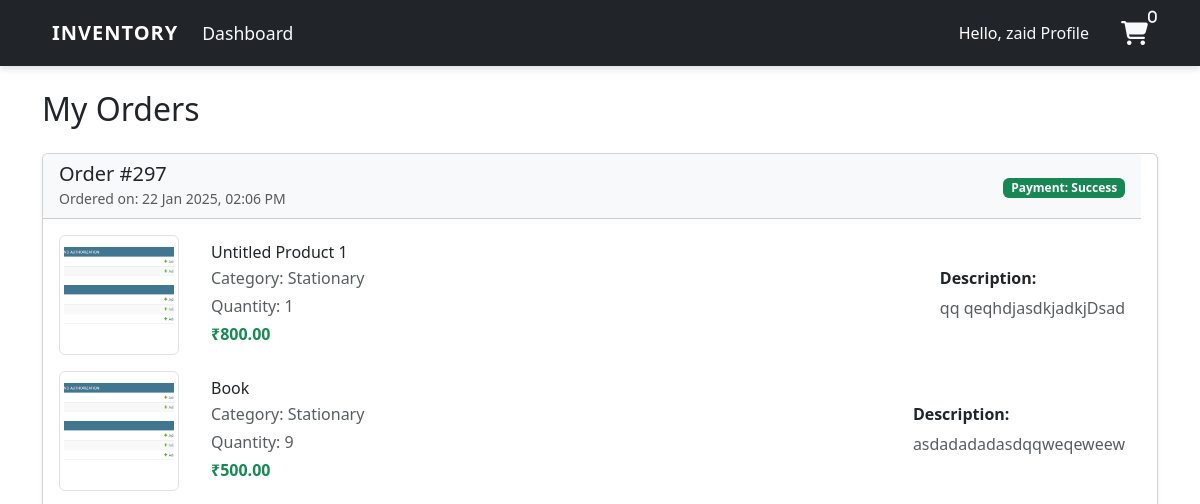
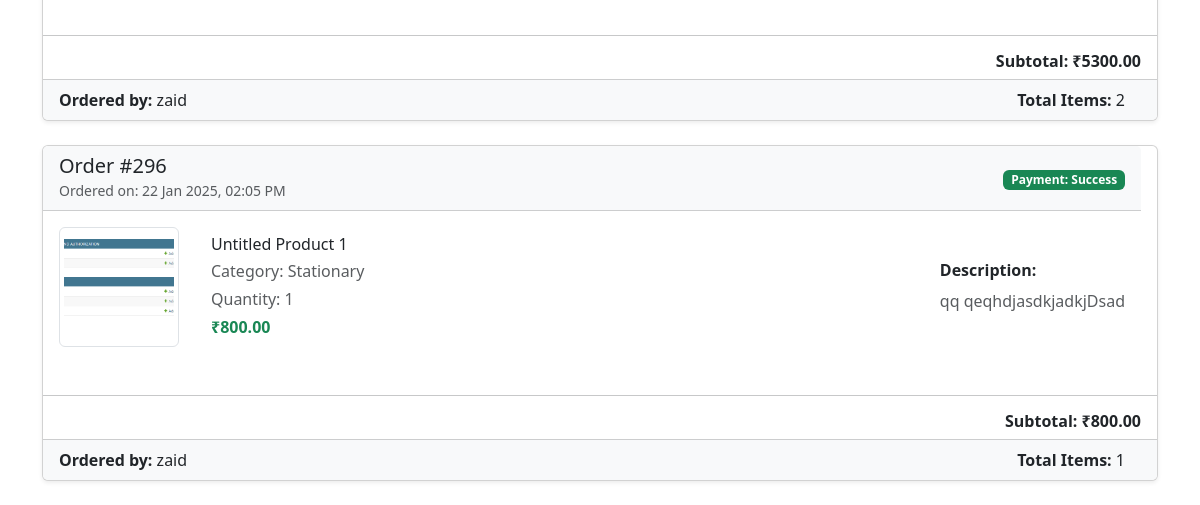
The app's page /myorder/ (signed in), older data (2 pictures, top to bottom).
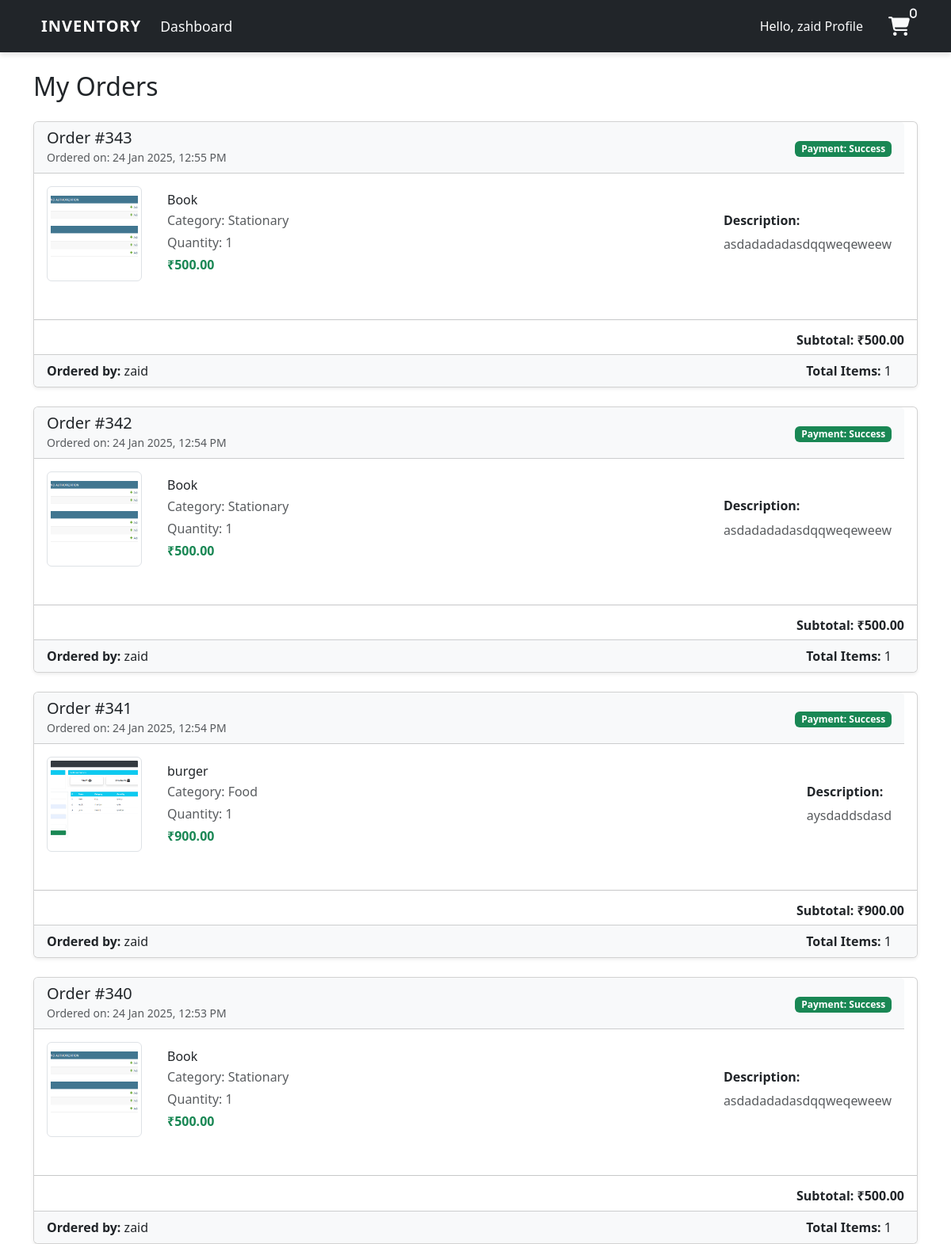
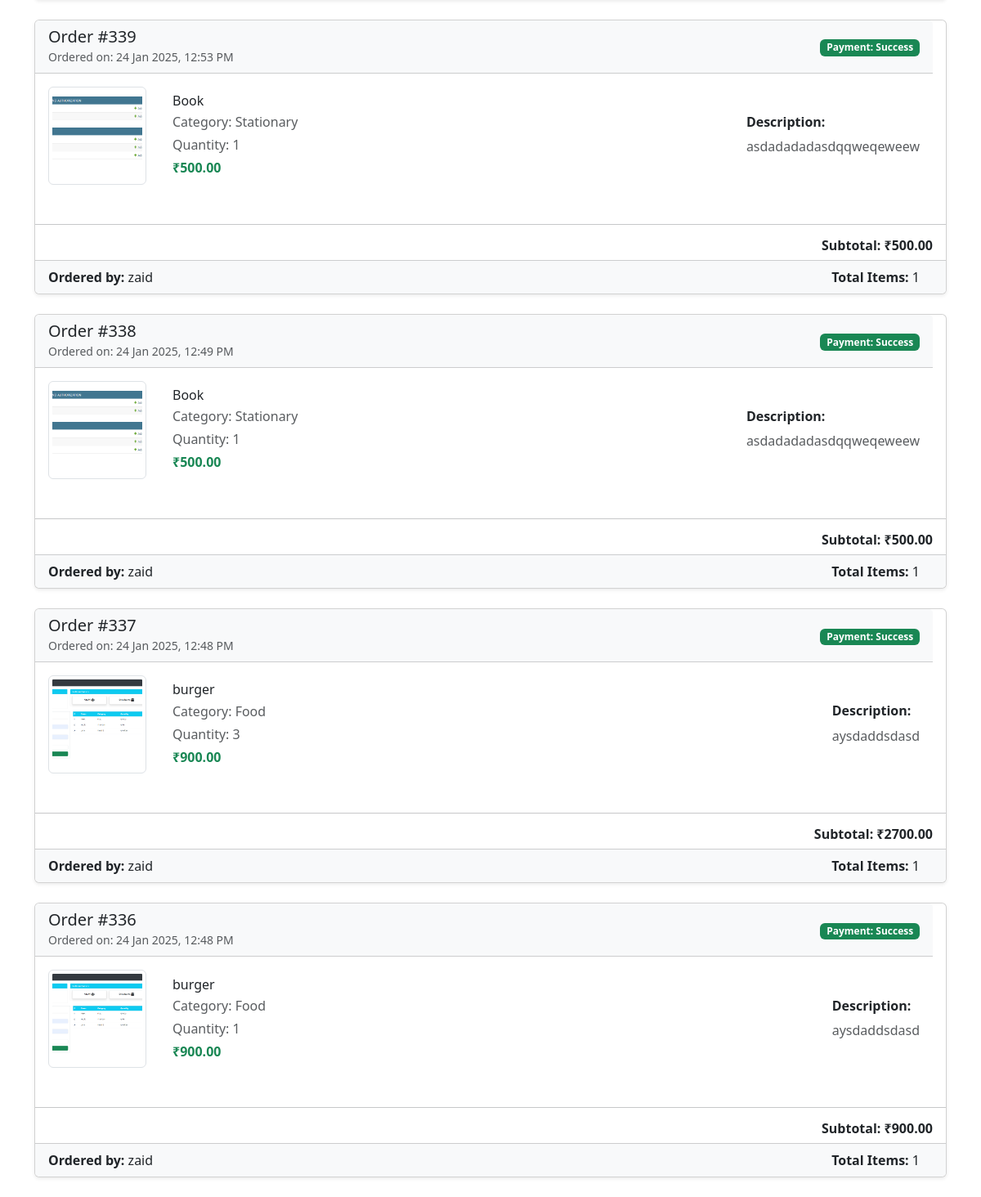
The same page, newer data (2 pictures, top to bottom).
### user/models.py (models this page shows, shortened)
class Order(models.Model):
    product = models.ForeignKey(Product, on_delete=models.CASCADE , null=True )
    shipping_address = models.ForeignKey('ShippingAddress', on_delete=models.SET_NULL, null=True, blank=True , related_name='shipping_addresses')
    staff = models.ForeignKey(User, on_delete=models.CASCADE, null=True)
    order_quantity = models.PositiveIntegerField(null=True)
    date = models.DateTimeField(auto_now_add=True)
    created_at = models.DateTimeField(default=timezone.now)
    payment_status = models.CharField(
        max_length=20, choices=[('success', 'Success'), ('failed', 'Failed')],
        default='failed'
    )

class OrderItem(models.Model):
    product = models.ForeignKey(Product, on_delete=models.CASCADE)
    date = models.DateTimeField(auto_now_add=True)
    quantity = models.PositiveIntegerField(default=1)
    order = models.ForeignKey(Order, on_delete=models.CASCADE)

class Product(models.Model):
    name = models.CharField(max_length=100, blank=True , default='Untitled Product')
    category = models.CharField(max_length=20, choices=CATEGORY, blank=True ,default='Stationary')
    quantity = models.PositiveIntegerField()
    price = models.DecimalField(max_digits=10, decimal_places=2, default=0.00)
    description = models.TextField(blank=True, null=True)
    image = models.ImageField(upload_to='product_images/', blank=True, null=True)

### user/views.py (the view)
# urls.py: path('myorder/', views.myorder, name='myorder'),
@login_required(login_url='login')
def myorder(request):
    orders = Order.objects.filter(staff=request.user).prefetch_related('orderitem_set').order_by('-date')  # Adjust relationship name if different
    cart = request.session.get('cart', {})
    orders_with_subtotals = []
    for order in orders:
        subtotal = sum(
            item.product.price * item.quantity for item in order.orderitem_set.all()
        )
        orders_with_subtotals.append({
            'order': order,
            'subtotal': subtotal,
        })
    context = {
        'cart_items':cart,
        'orders': orders,
        'orders_with_subtotals': orders_with_subtotals,
    }
    return render(request, 'dashboard/my_order.html', context)

### templates/dashboard/my_order.html (shortened to what this page needs)
{% extends 'partials/base.html' %}
{% block content %}
<div class="container my-4">
  <h2 class="mb-4">My Orders</h2>
  {% if orders_with_subtotals %}
    {% for order_data in orders_with_subtotals %}
    <div class="card mb-4 shadow-sm">
      <div class="card-header bg-light d-flex justify-content-between align-items-center">
        <div>
          <h5 class="mb-0">Order #{{ order_data.order.id }}</h5>
          <small class="text-muted">Ordered on: {{ order_data.order.date|date:"d M Y, h:i A" }}</small>
        </div>
        <div>
          <span class="badge bg-success text-white">Payment: {{ order_data.order.payment_status|capfirst }}</span>
        </div>
      </div>
      <div class="card-body">
        {% for item in order_data.order.orderitem_set.all %}
        <div class="d-flex mb-3">
          <div class="me-3">
            <img src="{{ item.product.image.url }}" alt="{{ item.product.name }}" class="img-thumbnail" style="width: 120px; height: 120px; object-fit: cover;">
          </div>
          <div class="flex-grow-1">
            <h6 class="mb-1">{{ item.product.name }}</h6>
            <p class="mb-1 text-muted">Category: {{ item.product.category }}</p>
            <p class="mb-1 text-muted">Quantity: {{ item.quantity }}</p>
            <p class="mb-0 fw-bold text-success">₹{{ item.product.price }}</p>
          </div>
          <div class="ms-3 align-self-center">
            <h6 class="fw-bold">Description:</h6>
            <p class="text-muted mb-0">{{ item.product.description }}</p>
          </div>
        </div>
        {% endfor %}
      </div>
      <hr>
      <div class="d-flex justify-content-end">
        <h6 class="fw-bold">Subtotal: ₹{{ order_data.subtotal }}</h6>
      </div>
      <div class="card-footer bg-light">
        <div class="d-flex justify-content-between align-items-center">
          <div>
            <p class="mb-0"><strong>Ordered by:</strong> {{ order_data.order.staff.username }}</p>
          </div>
          <div>
            <strong>Total Items:</strong> {{ order_data.order.orderitem_set.count }}
          </div>
        </div>
      </div>
    </div>
    {% endfor %}
  {% else %}
    <p class="text-center">You have no orders yet.</p>
  {% endif %}
</div>
{% endblock %}

### templates/partials/base.html (shortened to what this page needs)
<!DOCTYPE html>
<html lang="en">
  <head>
    <link rel="stylesheet" href="https://cdn.jsdelivr.net/npm/bootstrap@4.6.0/dist/css/bootstrap.min.css" />
    <link rel="stylesheet" href="https://use.fontawesome.com/releases/v5.15.2/css/all.css" />
    <head>
  </head>
  <body>
    {% include 'partials/nav.html' %}
    {% block content %}
    {% endblock %}
  </body>
</html>

### templates/partials/nav.html (shortened to what this page needs)
<head>
  <link
    rel="stylesheet"
    href="https://cdnjs.cloudflare.com/ajax/libs/font-awesome/6.7.2/css/all.min.css"
  />
  <link
    href="https://cdn.jsdelivr.net/npm/bootstrap@5.3.0-alpha1/dist/css/bootstrap.min.css"
    rel="stylesheet"
  />
</head>
<body>
  <nav class="navbar navbar-expand-lg">
    <div class="container-fluid">
      <a class="navbar-brand" href="#">Inventory</a>
      <div class="collapse navbar-collapse" id="navbarSupportedContent">
        <ul class="navbar-nav me-auto mb-2 mb-lg-0">
          <li class="nav-item">
            <a class="nav-link active" aria-current="page" href="{% url 'test' %}">Dashboard</a>
          </li>
        </ul>
        <form class="d-flex" role="search">
          <div class="profile-dropdown">
            <span class="text-white">Hello,</span>
            <a href="{% url 'profile' %}" class="profile">{{ request.user }} Profile</a>
          </div>
        </form>
        {% if not request.user.is_staff %}
        <div class="cart">
          <a href="{% url 'cart' %}" class="cart-icon"><i class="fa-solid fa-cart-shopping">
            <span class="cart-count">{{cart_items|length }}</span></i></a>
        </div>
        {% endif %}
      </div>
    </div>
  </nav>
</body>

### templates/partials/base.html (style rules this page uses)
body { background-color: hsl(0, 0%, 98%); }
h1,h2,h3,h4,h5,h6 { color:hsl(0, 0%, 30%); }
.card { display: flex; flex-direction: column; height: 100%; }
.card-body { flex-grow: 1; display: flex; flex-direction: column; }
.navbar { background-color: #212529 !important; padding: 1rem 2rem; box-shadow: 0 4px 6px rgba(0, 0, 0, 0.1); }
.navbar-brand { color: #ffffff !important; }
.navbar-nav .nav-link { color: #f8f9fa !important; }
.navbar { background-color: #212529; padding: 1rem 2rem; box-shadow: 0 4px 6px rgba(0, 0, 0, 0.1); }
.profile-dropdown { position: relative; }
.navbar-brand { color: #ffffff; font-size: 1.75rem; font-weight: bold; text-transform: uppercase; letter-spacing: 1px; transition: color 0.3s ease; }
.navbar-brand { color: #ffffff; font-size: 1.75rem; font-weight: bold; text-transform: uppercase; letter-spacing: 1px; transition: color 0.3s ease; padding-left: 40px; }
.navbar-nav .nav-link { color: #f8f9fa; font-size: 1.1rem; padding: 0.75rem 1rem; transition: color 0.3s ease; }
.navbar-nav .nav-link.active { color: #ffffff; }
.d-flex { align-items: center; gap: 1rem; margin-right: 1rem; }
.profile, .logout { color: #f8f9fa; text-decoration: none; font-size: 1rem; font-weight: 500; }
.cart-icon { color: #f8f9fa; font-size: 1.5rem; margin-left: 1rem; transition: color 0.3s ease; }

### templates/partials/nav.html (style rules this page uses)
.cart-count { position: absolute; top: 10px; font-size: 14px; }
.cart { padding-right: 40px; }

Row changes from the older to the newer data that the page shows:
removed Order: order.id "297", order "22 Jan 2025, 02:06 PM", order.payment_status "Success", subtotal "5300.00", order.staff.username "zaid", order.orderitem_set.count "2"
removed OrderItem: product.image (picture), product.name "Untitled Product 1", product.category "Stationary", quantity "1", product.price "800.00", product.description "qq qeqhdjasdkjadkjDsad", shown under "297"
removed OrderItem: product.image (picture), product.name "Book", product.category "Stationary", quantity "9", product.price "500.00", product.description "asdadadadasdqqweqeweew", shown under "297"
removed Order: order.id "296", order "22 Jan 2025, 02:05 PM", order.payment_status "Success", subtotal "800.00", order.staff.username "zaid", order.orderitem_set.count "1"
removed OrderItem: product.image (picture), product.name "Untitled Product 1", product.category "Stationary", quantity "1", product.price "800.00", product.description "qq qeqhdjasdkjadkjDsad", shown under "296"
added Order: order.id "343", order "24 Jan 2025, 12:55 PM", order.payment_status "Success", subtotal "500.00", order.staff.username "zaid", order.orderitem_set.count "1"
added OrderItem: product.image (picture), product.name "Book", product.category "Stationary", quantity "1", product.price "500.00", product.description "asdadadadasdqqweqeweew", shown under "343"
added Order: order.id "342", order "24 Jan 2025, 12:54 PM", order.payment_status "Success", subtotal "500.00", order.staff.username "zaid", order.orderitem_set.count "1"
added OrderItem: product.image (picture), product.name "Book", product.category "Stationary", quantity "1", product.price "500.00", product.description "asdadadadasdqqweqeweew", shown under "342"
added Order: order.id "341", order "24 Jan 2025, 12:54 PM", order.payment_status "Success", subtotal "900.00", order.staff.username "zaid", order.orderitem_set.count "1"
added OrderItem: product.image (picture), product.name "burger", product.category "Food", quantity "1", product.price "900.00", product.description "aysdaddsdasd", shown under "341"
added Order: order.id "340", order "24 Jan 2025, 12:53 PM", order.payment_status "Success", subtotal "500.00", order.staff.username "zaid", order.orderitem_set.count "1"
added OrderItem: product.image (picture), product.name "Book", product.category "Stationary", quantity "1", product.price "500.00", product.description "asdadadadasdqqweqeweew", shown under "340"
added Order: order.id "339", order "24 Jan 2025, 12:53 PM", order.payment_status "Success", subtotal "500.00", order.staff.username "zaid", order.orderitem_set.count "1"
added OrderItem: product.image (picture), product.name "Book", product.category "Stationary", quantity "1", product.price "500.00", product.description "asdadadadasdqqweqeweew", shown under "339"
added Order: order.id "338", order "24 Jan 2025, 12:49 PM", order.payment_status "Success", subtotal "500.00", order.staff.username "zaid", order.orderitem_set.count "1"
added OrderItem: product.image (picture), product.name "Book", product.category "Stationary", quantity "1", product.price "500.00", product.description "asdadadadasdqqweqeweew", shown under "338"
added Order: order.id "337", order "24 Jan 2025, 12:48 PM", order.payment_status "Success", subtotal "2700.00", order.staff.username "zaid", order.orderitem_set.count "1"
added OrderItem: product.image (picture), product.name "burger", product.category "Food", quantity "3", product.price "900.00", product.description "aysdaddsdasd", shown under "337"
added Order: order.id "336", order "24 Jan 2025, 12:48 PM", order.payment_status "Success", subtotal "900.00", order.staff.username "zaid", order.orderitem_set.count "1"
added OrderItem: product.image (picture), product.name "burger", product.category "Food", quantity "1", product.price "900.00", product.description "aysdaddsdasd", shown under "336"
